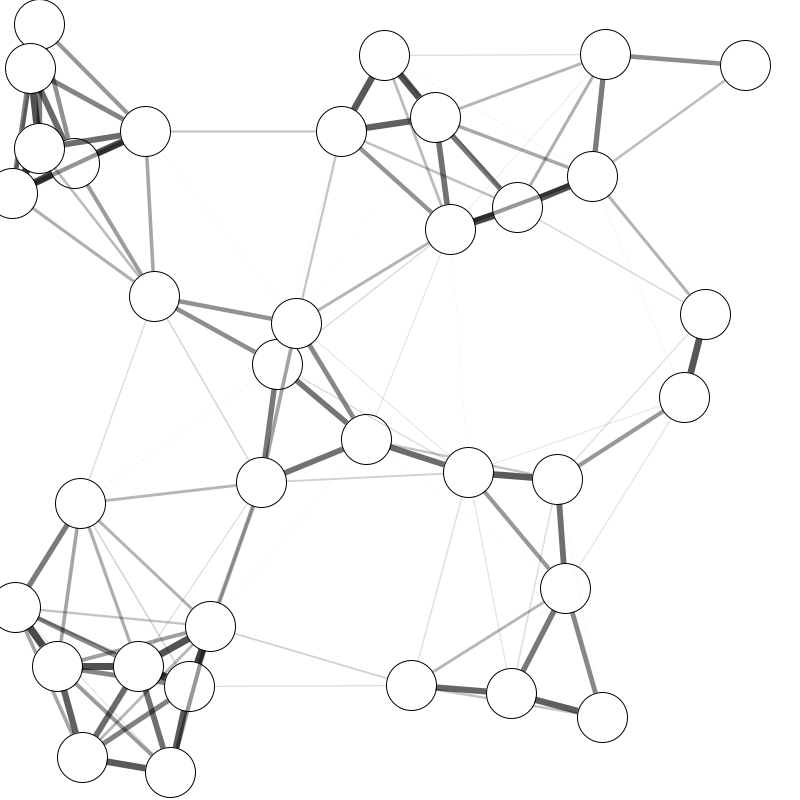
Frame 1 (no input)
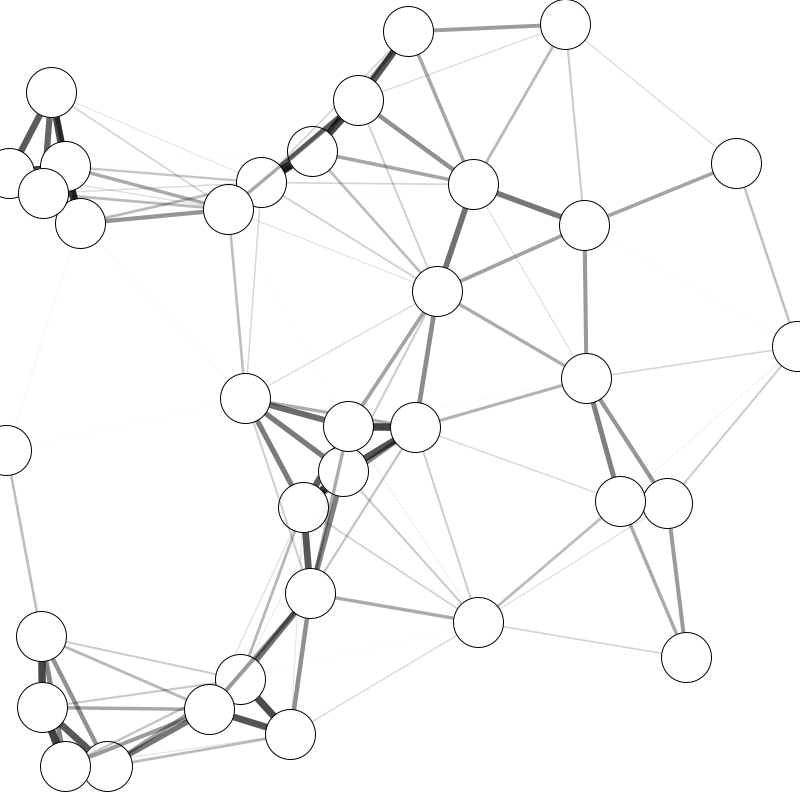
Frame 60 (the mouse pressed at the canvas centre just before this capture)
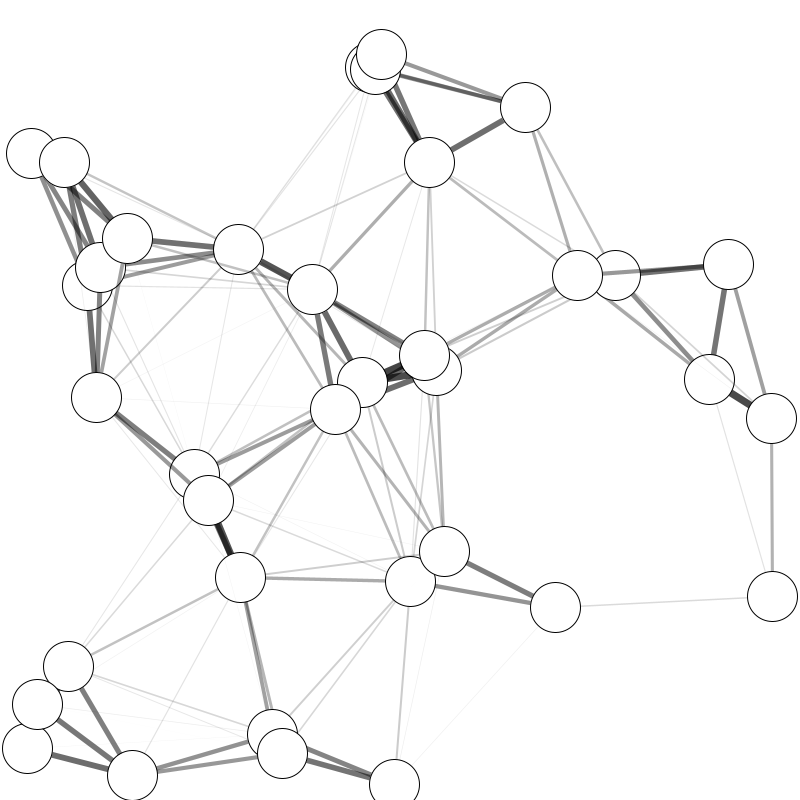
Frame 120 (the mouse held since frame 60 and released just before this capture)

The Processing sketch that drew these frames (run headless with seeded random() and noise(); from frame 60 on, the mouse is pressed at the canvas centre):

// Processing sketch: node_garden
// ── node_garden.pde

ArrayList<node> nodes = new ArrayList<node>();
int max_dis=255;
boolean bo=true;


void setup(){


//fullScreen();
size(800,800);
//noLoop();
for(int x=0;x<35;x++){
nodes.add(new node((int)random(width),(int)random(height)));
}

println(nodes.size());
println(nodes);
}



void draw(){
  background(255);
  

  
  for(int i=0;i<nodes.size();i++){
    node chk=nodes.get(i);
    for(int e=i+1;e<nodes.size();e++){
      node to=nodes.get(e);
      float dis=distance(chk.x,chk.y,to.x,to.y);
      if(dis<max_dis){
        stroke(0,0,0, -dis+255);
        strokeWeight((-dis+255)/25);
        line(chk.x,chk.y,to.x,to.y);
        
      }
    }
    fill(255);
    stroke(0);
    strokeWeight(1);
    ellipse(chk.x,chk.y,50,50);
    chk.update();
  }
  //fill(0);
  //text(frameRate,100,100);
  //text(nodes.size(),150,100);
  
}





  
  





float distance(float x,float y,float x2,float y2){
  float dis = sqrt(sq(x-x2)+sq(y-y2));
  
  return dis;
}



void keyPressed(){
bo=false;
}


void mousePressed(){


nodes.add(new node(mouseX,mouseY));
}
// ── node.pde
import java.util.*;


class node{
  
  float spd=random(4)+0.1;
  float x,y;
  float dx=0;
  float dy=0;
node(float x1,float y1){
x=x1;
y=y1;
dx= generateRandom(2);
dy=generateRandom(2);



}

void update(){

if( x<0 || x>width)
  dx=-dx;
  if( y<0 || y>height)
    dy=-dy;

x+=dx;
y+=dy;  
}
  


public float generateRandom(int max) {
    Random rand = new Random();
    //int range = end - start + 1;

    //int random = rand.nextInt(end) -start;
    //while(excludeRows.contains(random)) {
    //    random = rand.nextInt(end) -start;
    //}
    
    float random = (rand.nextFloat()*max)+0.1;

    if(rand.nextBoolean()){
      random=-random;
    }
    
    

    return random;
}

}
